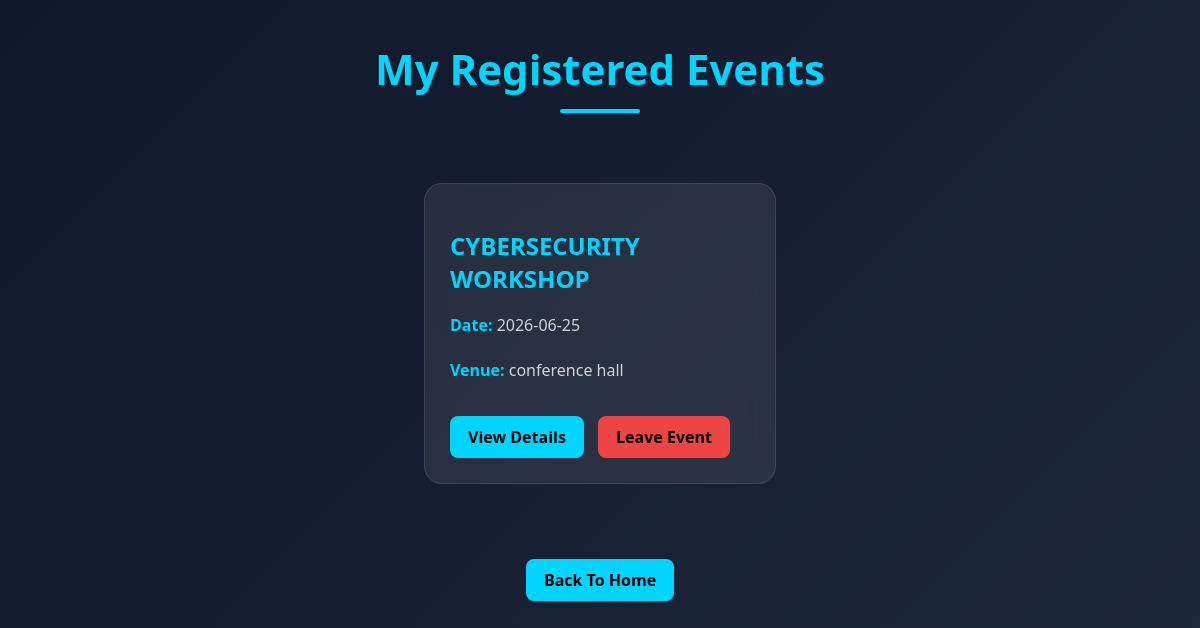
/my_events (signed in), run on the app's committed database.
### tables this page shows
CREATE TABLE events (
            id INTEGER PRIMARY KEY AUTOINCREMENT,
            event_name TEXT,
            event_date TEXT,
            event_time TEXT,
            venue TEXT,
            guest_speaker TEXT,
            event_goal TEXT,
            description TEXT
        );

### app.py (the view)
@app.route("/my_events")
def my_events():
    if "user_id" not in session:
        return redirect("/login")
    conn = sqlite3.connect("events.db")
    cursor = conn.cursor()
    cursor.execute(
        """
        SELECT events.*
        FROM events
        JOIN registrations
        ON events.id = registrations.event_id
        WHERE registrations.student_id = ?
    """,
        (session["user_id"],),
    )
    events = cursor.fetchall()
    conn.close()
    return render_template("my_events.html", events=events)

### templates/my_events.html (shortened to what this page needs)
<!DOCTYPE html>
<html lang="en">
<head>
    <link rel="stylesheet" href="{{ url_for('static',
    filename='css/my_events.css') }}">
</head>
<body>
    <div class="header">
        <h1>My Registered Events</h1>
    </div>
    <div class="container">
        {% if events %}
        {% for event in events %}
        <div class="event-card">
            <h2>{{ event[1] }}</h2>
            <p>
                <span class="label">Date:</span>
                {{ event[2] }}
            </p>
            <p>
                <span class="label">Venue:</span>
                {{ event[4] }}
            </p>
            <a href="/event/{{ event[0] }}" class="btn">
                View Details
            </a>
            <a href="/leave_event/{{ event[0] }}" class="btn leave-btn"
                onclick="return confirm('Are you sure you want to leave this event?')">
                 Leave Event
            </a>
        </div>
        {% endfor %}
        {% endif %}
    </div>
    <div class="footer-btn">
        <a href="/" class="btn">
            Back To Home
        </a>
    </div>
</body>
</html>

### static/css/my_events.css (style rules this page uses)
body { margin: 0; font-family: 'Segoe UI', sans-serif; background: linear-gradient(135deg, #0f172a, #1e293b); color: white; min-height: 100vh; }
.header { text-align: center; padding: 40px 20px; }
.header h1 { color: #00d4ff; font-size: 42px; margin: 0; }
.header h1::after { content: ""; display: block; width: 80px; height: 4px; background: #00d4ff; margin: 12px auto 0; border-radius: 5px; }
.container { display: flex; justify-content: center; gap: 25px; flex-wrap: wrap; padding: 30px; }
.event-card { width: 300px; padding: 25px; border-radius: 18px; background: rgba(255, 255, 255, 0.08); -webkit-backdrop-filter: blur(12px); backdrop-filter: blur(12px); border: 1px solid rgba(255, 255, 255, 0.1); transition: 0.3s; }
.event-card h2 { color: #00d4ff; margin-bottom: 15px; }
.event-card p { color: #d1d5db; line-height: 1.8; }
.label { color: #00d4ff; font-weight: bold; }
.btn { display: inline-block; margin-top: 15px; padding: 10px 18px; background: #00d4ff; color: black; text-decoration: none; font-weight: bold; border-radius: 8px; transition: 0.3s; }
.footer-btn { text-align: center; margin: 30px 0 50px; }
.leave-btn { background: #ef4444; margin-left: 10px; }

### data on the page
events: event_name "CYBERSECURITY WORKSHOP", event_date "2026-06-25", venue "conference hall"
